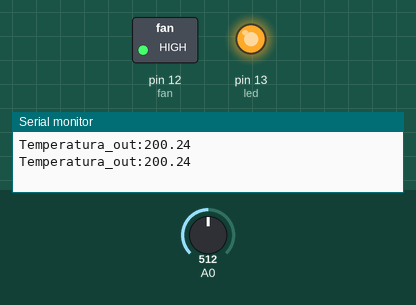
The sketch below on a simulated Arduino Uno, built with avr-gcc and run on an emulated ATmega328P. Shown: switched loads named in the sketch (green lamp = pin HIGH), output pins drawn as LEDs (lit = HIGH), the last lines printed to the serial monitor. Dashed ring = blinking. The test bench sets the inputs (shaded band); at power-on: A0 = 512.

Above: at 2.8 s.
2.9 s: A0 set to 168
5.6 s: A0 set to 138
At 6.8 s:
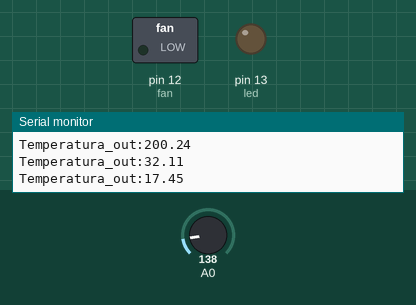
8.3 s: A0 set to 123
11.2 s: A0 set to 105
At 12.4 s:
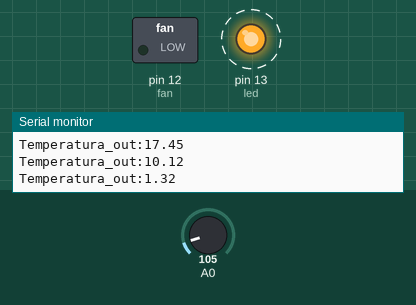
17.2 s: A0 set to 122
At 18.0 s:
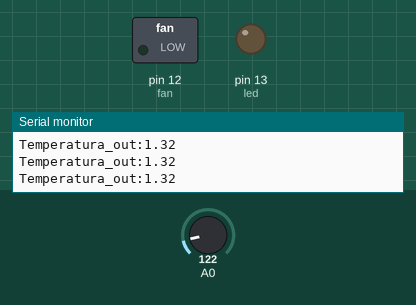
19.9 s: A0 set to 306
At 22.3 s:
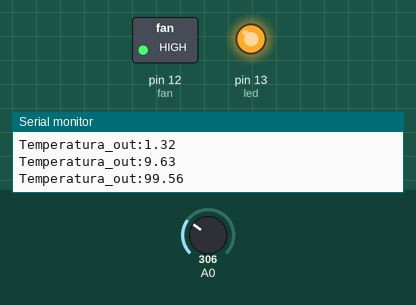
Timing chart, 0 to 23.8 s (numbered marks = the images above; inputs shaded):
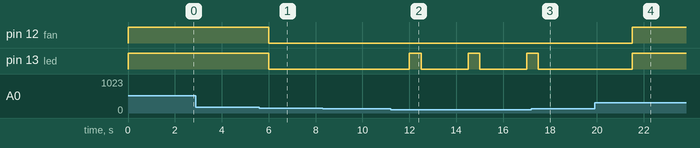

The sketch:

Practica_temperatura.ino
```cpp
int temp_in;
int led=13;
int fan=12;
String pin_tmp="A0";
float vol;
float temp_out;

void setup()
{
  pinMode(led, OUTPUT);
  pinMode(fan, OUTPUT);
  Serial.begin(9600);
  digitalWrite(led,LOW);
  digitalWrite(fan,LOW);
}

void loop()
{
  temp_in=analogRead(A0);
  /*Serial.print("Temperatura_in:");
  Serial.println(temp_in);*/
  temp_out = (temp_in*(500.0/1023.0))-50.0;
  Serial.print("Temperatura_out:");
  Serial.println(temp_out);

  if(temp_out < 5){
  	digitalWrite(led,HIGH);
    delay(500);
  }else{
    if(temp_out > 6 && temp_out < 25){
  	digitalWrite(led,LOW);
    }
  }

  if(temp_out > 25){
  	digitalWrite(fan,HIGH);
    digitalWrite(led,HIGH);
  }else{
  	digitalWrite(fan,LOW);
    digitalWrite(led,LOW);
  }
  delay(2000);

}
```

Measured:
- the behaviour switches between 154 and 153 on A0 (found by bisection; images 0 and 1)
- the behaviour switches between 113 and 112 on A0 (found by bisection; images 1 and 2)
- after the input at 5.6 s, pin 12 (fan), pin 13 (led): HIGH → LOW after 0.40 s
- after the input at 11.2 s, pin 13 (led): alternates HIGH for 0.50 s and LOW for 2.0 s, starting after 0.81 s
- after the input at 17.2 s, pin 13 (led): goes on until 17.5 s, then stays LOW
- after the input at 19.9 s, pin 12 (fan), pin 13 (led): LOW → HIGH after 1.6 s
